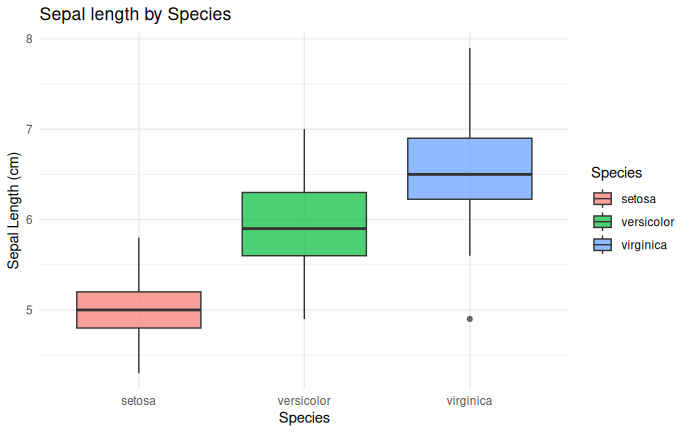

Recreate this plot in R.
library(ggplot2)
library(GGally)
library(dplyr)

data("iris")

str(iris)
summary(iris)

colSums(is.na(iris))

anova_result <- aov(Sepal.Length ~ Species, data = iris)
summary(anova_result)
print(anova_result)

ggpairs(iris, aes(color = Species, alpha = 0.7))
p <- ggplot(iris, aes(x=Species, y = Sepal.Length, fill = Species))+
  geom_boxplot(alpha = 0.7) +
  labs(title = "Sepal length by Species", y = "Sepal Length (cm)") +
  theme_minimal()

print(p)
